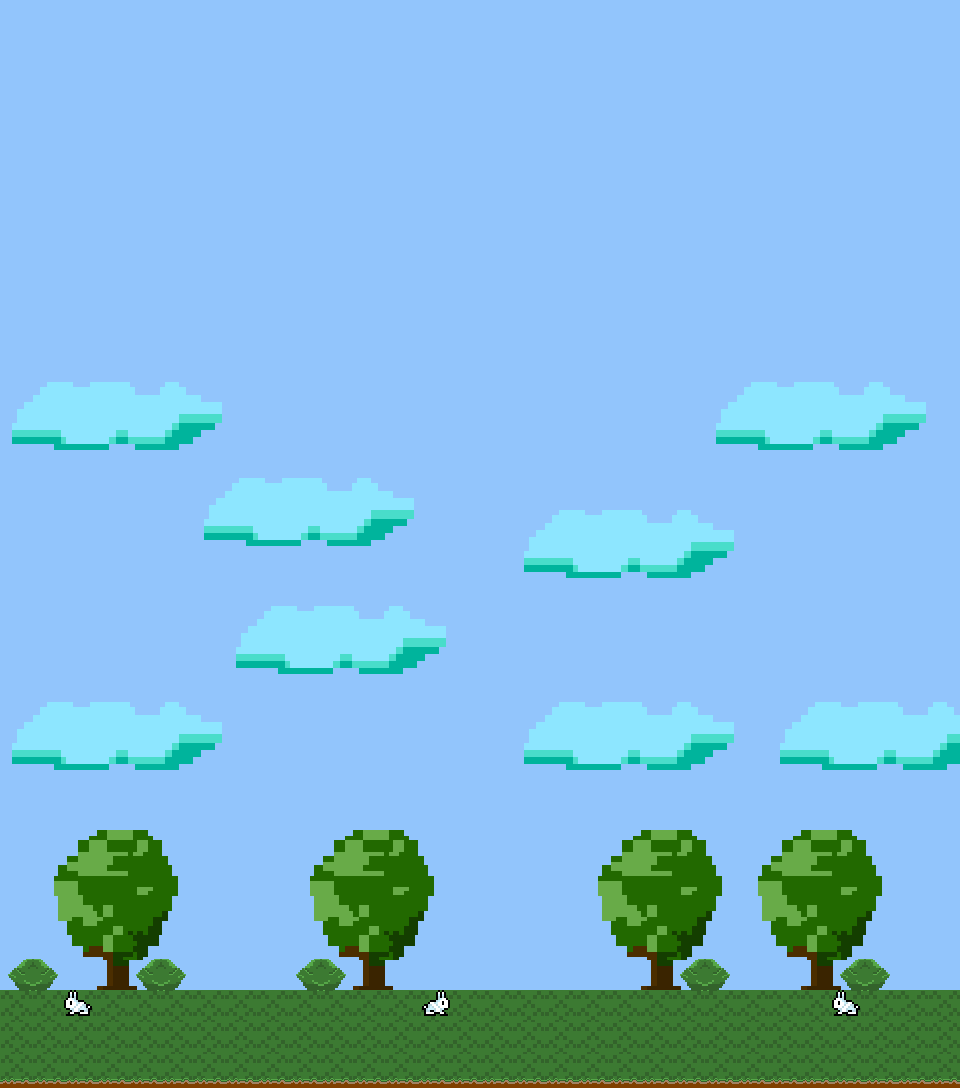

This is a level from a 2D game, rendered from its Tiled map with the project's own tilesets. A one-line summary and the map file follow, with tile-layer data summarised:
An orthogonal 30x34 tile map with 32x32 px tiles, 5 tile layers (Cielo, Pasto y arboles, Nubes, Conejos, ...).

<map version="1.4" tiledversion="1.4.3" orientation="orthogonal" renderorder="right-down" width="30" height="34" tilewidth="32" tileheight="32" infinite="0" nextlayerid="6" nextobjectid="1">
 <tileset firstgid="1" source="TILESET 2.tsx" />
 <layer id="1" name="Cielo" width="30" height="34">
  <data>[1020 cells, 1020 non-empty, 1 distinct tile ids]</data>
 </layer>
 <layer id="3" name="Pasto y arboles" width="30" height="34">
  <data>[1020 cells, 190 non-empty, 27 distinct tile ids]</data>
 </layer>
 <layer id="2" name="Nubes" width="30" height="34">
  <data>[1020 cells, 201 non-empty, 31 distinct tile ids]</data>
 </layer>
 <layer id="5" name="Conejos" width="30" height="34">
  <data>[1020 cells, 3 non-empty, 2 distinct tile ids]</data>
 </layer>
 <layer id="4" name="Arbustos" width="30" height="34">
  <data>[1020 cells, 10 non-empty, 2 distinct tile ids]</data>
 </layer>
</map>